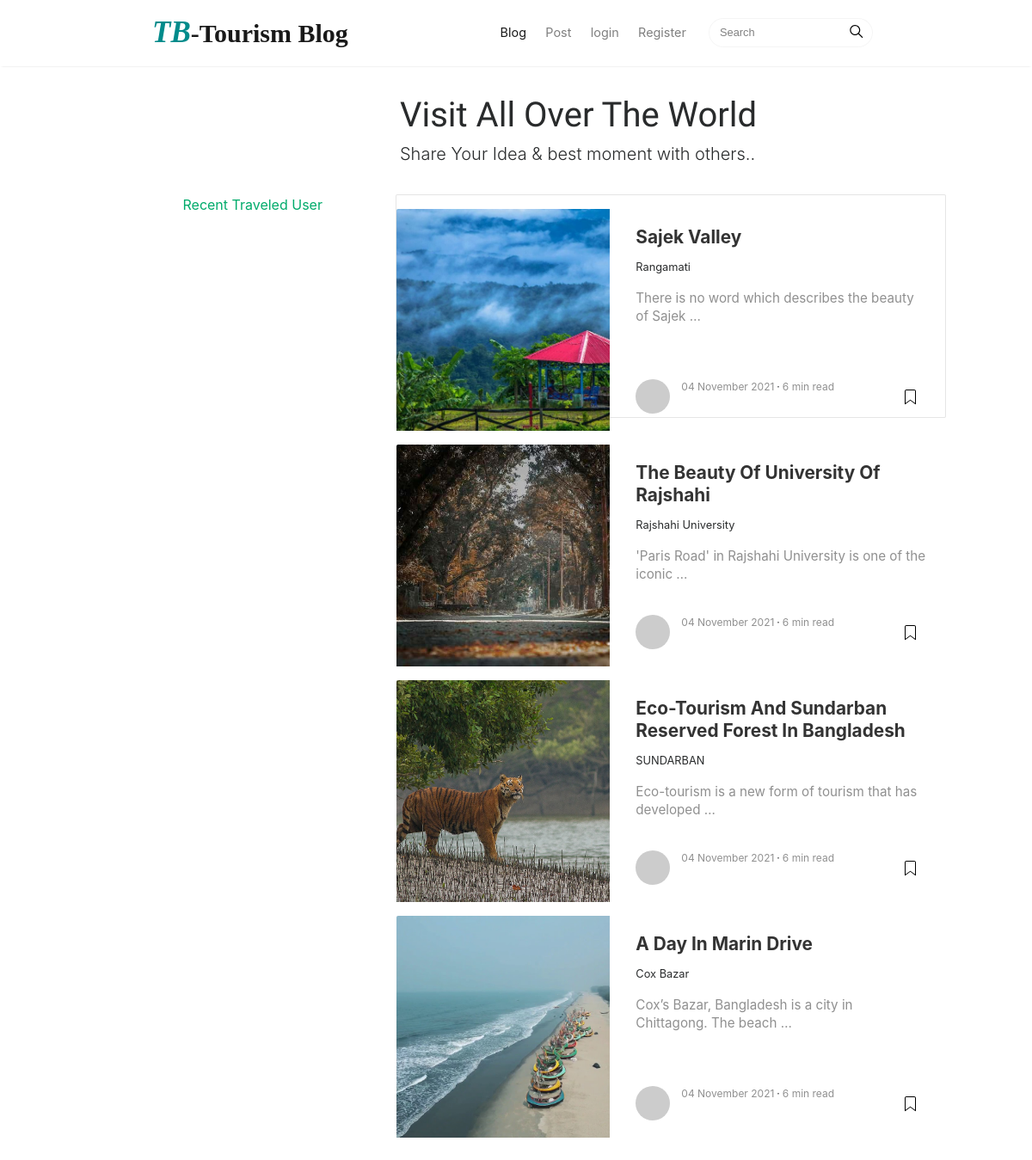
Before: / with the older database file.
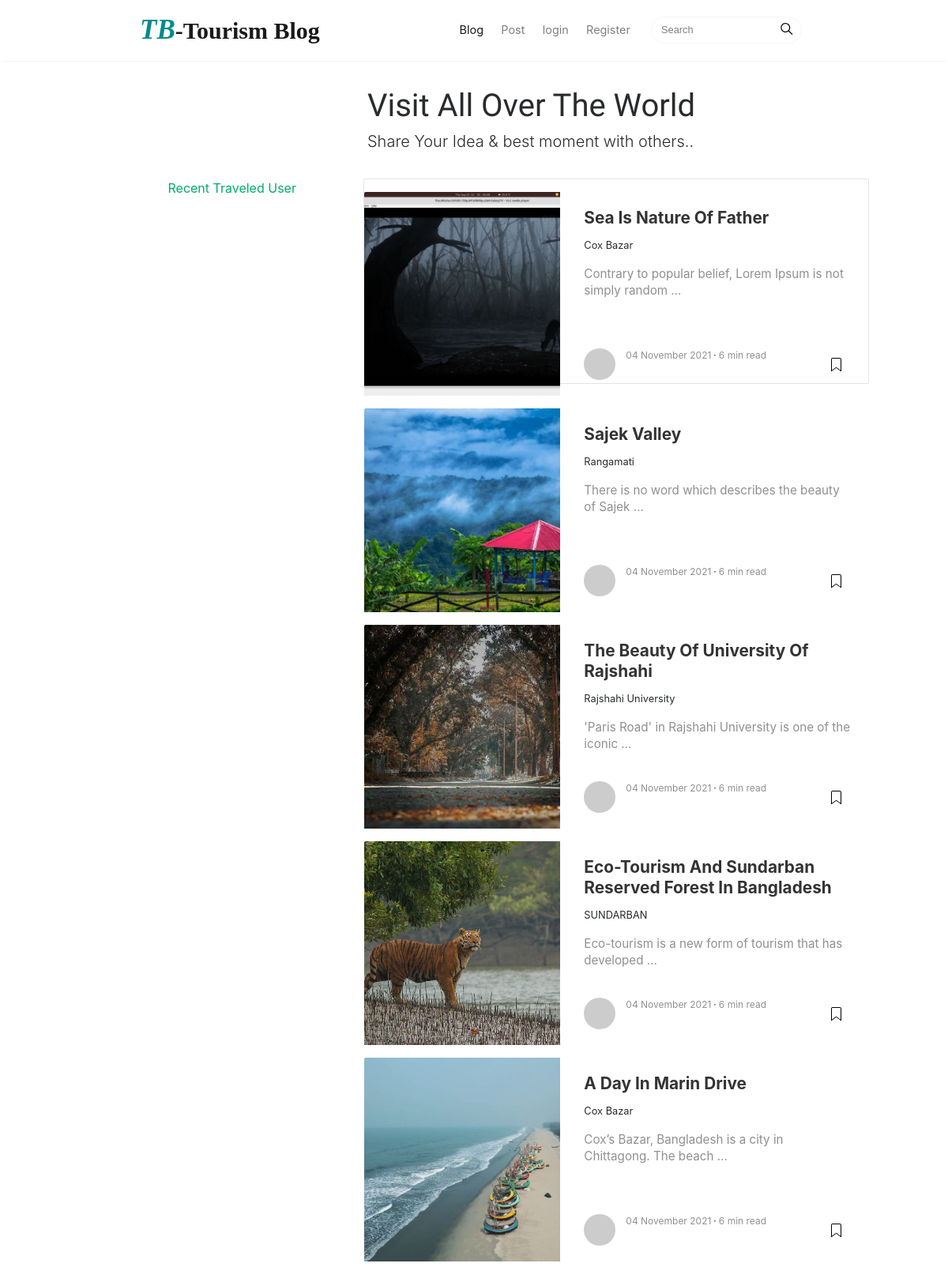
After: the same page with the newer database file.
### myapp/models.py (models this page shows, shortened)
class Tourism(models.Model):
    place = models.CharField(max_length=200,blank=True,null=True)
    title = models.CharField(max_length=400)
    image = models.ImageField(null = True,blank = True,upload_to='images/')
    details = RichTextUploadingField()

### myapp/views.py (the view)
# urls.py: path('',PostLIst.as_view(),name='home'),
class PostLIst(ListView):
    model = Tourism
    form_class = RapistForm
    template_name = 'myapp/index.html'
    ordering = ['-id']
    allusers= get_user_model().objects.all()

### templates/myapp/index.html (shortened to what this page needs)
{% extends 'myapp/base.html' %}
{% load static %}
{% block content %}
	<div class="container w-50 offset-4">
		<div class="mainheading">
			<h1 class="sitetitle">Visit All Over The World</h1>
			<p class="lead">
				Share Your Idea & best moment with others..
			</p>
		</div>
	</div>
	<section class="featured-posts">
	<div class="row">
		<div class="col-md-3 col-sm-3 list-group offset-1">
			<div class="h-100">
				<ul class="list-unstyled " style="position: fixed;">
					<span class="title "> <a href="{% url 'users' %}" style="text-transform: capitalize;margin-bottom: 20px;"> recent traveled user </a></span>
				</ul>
			</div>
		</div>
		<div class="col-md-8 col-sm-8">
			<div class="card-columns listfeaturedtag">
				<div class="card shadow-lg bg-dark rounded" style="width: 40rem;">
					{% for post in object_list %}
					<div class="row mt-3">
						<div class="col-md-5 wrapthumbnail">
							<a href="post.html">
								<div class="thumbnail" style="background-image:url({{ post.image.url }});">
								</div>
							</a>
						</div>
						<div class="col-md-7">
							<div class="card-block">
								<h2 class="card-title"><a href="{% url 'rapist-detail' post.pk %}">{{post.title | title }}</a></h2>
								<p class="small">{{post.place}}</p>
								<h4 class="card-text">{{post.details|safe|truncatewords:10}}</h4>
								<div class="metafooter">
									<div class="wrapfooter">
										<span class="meta-footer-thumb">
										<a href="author.html"><img class="author-thumb" src="https://www.gravatar.com/avatar/e56154546cf4be74e393c62d1ae9f9d4?s=250&amp;d=mm&amp;r=x" alt="Sal"></a>
										</span>
										<span class="author-meta">
										<span class="post-date">04 November 2021</span><span class="dot"></span><span class="post-read">6 min read</span>
										</span>
										<span class="post-read-more"><a href="post.html" title="Read Story"></a></span>
									</div>
								</div>
							</div>
						</div>
					</div>
					{% endfor %}
				</div>
			</div>
		</div>
	</div>
	</section>
{% endblock %}

Changed rows visible on the page:
added Tourism: image (picture), title "Sea Is Nature Of Father", place "Cox Bazar", details "Contrary to popular belief, Lorem Ipsum is not simply random …"
